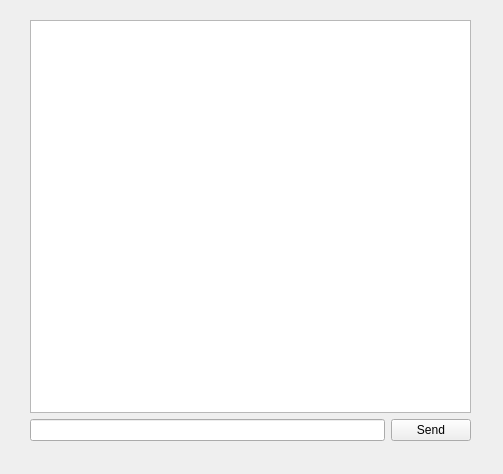
<?xml version="1.0" encoding="UTF-8"?>
<ui version="4.0">
 <class>FormTask</class>
 <widget class="QWidget" name="FormTask">
  <property name="geometry">
   <rect>
    <x>0</x>
    <y>0</y>
    <width>503</width>
    <height>474</height>
   </rect>
  </property>
  <property name="windowTitle">
   <string>Form</string>
  </property>
  <widget class="QWidget" name="verticalLayoutWidget">
   <property name="geometry">
    <rect>
     <x>30</x>
     <y>20</y>
     <width>441</width>
     <height>421</height>
    </rect>
   </property>
   <layout class="QVBoxLayout" name="verticalLayout">
    <item>
     <widget class="QTextBrowser" name="textBrowser_task"/>
    </item>
    <item>
     <layout class="QHBoxLayout" name="horizontalLayout">
      <item>
       <widget class="QLineEdit" name="lineEdit_answer"/>
      </item>
      <item>
       <widget class="QPushButton" name="pushButton_send">
        <property name="text">
         <string>Send</string>
        </property>
       </widget>
      </item>
     </layout>
    </item>
   </layout>
  </widget>
 </widget>
 <resources/>
 <connections/>
</ui>
